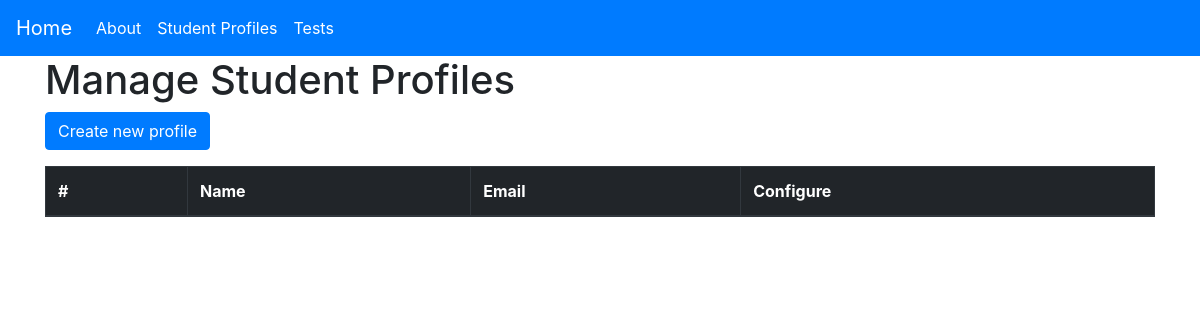
The app's page /manage-profile/, older data.
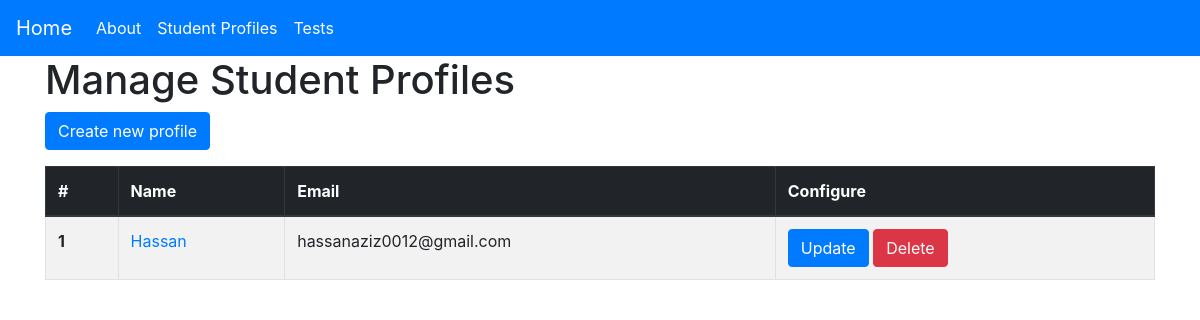
The same page, newer data.
### main/models.py (models this page shows, shortened)
class StudentProfile(models.Model):
    username = models.CharField(max_length=100, blank=False)
    email = models.EmailField()
    avg_score = models.IntegerField(default=0)

### main/views.py (the view)
# urls.py: path('manage-profile/', views.manage_profile, name='manage-profile'),
def manage_profile(request):
    context = {
        'title': 'Create Student Profile',
        'profiles': StudentProfile.objects.all(),
    }
    return render(request, 'main/manage_profile.html', context=context)

### main/templates/main/manage_profile.html (shortened to what this page needs)
{% extends 'main/base.html' %}
{% block content %}
<h1>Manage Student Profiles</h1>
<a href="{% url 'create-profile' %}">
    <button class="btn btn-primary mb-3">
        Create new profile
    </button>
</a>
<table class="table table-striped table-bordered">
    <thead class="thead-dark">
        <tr>
            <th scope="col">#</th>
            <th scope="col">Name</th>
            <th scope="col">Email</th>
            <th scope="col">Configure</th>
        </tr>
    </thead>
    <tbody>
        {% for profile in profiles %}
            <tr>
                <th scope="row">{{forloop.counter}}</th>
                <td>
                    <a href="{% url 'profile' profile.username %}">{{profile.username}}</a>
                </td>
                <td>{{profile.email}}</td>
                <td>
                    <a href="{% url 'update-profile' profile.id %}">
                        <button class="btn btn-primary">
                            Update
                        </button>
                    </a>
                    <button type="button" class="btn btn-danger" data-toggle="modal" data-target="#deleteProfileModal{{forloop.counter}}">
                        Delete
                    </button>
                </td>
            </tr>
        {% endfor %}
    </tbody>
</table>
{% endblock content %}

Row changes from the older to the newer data that the page shows:
added StudentProfile: username "Hassan", email "hassanaziz0012@gmail.com"
